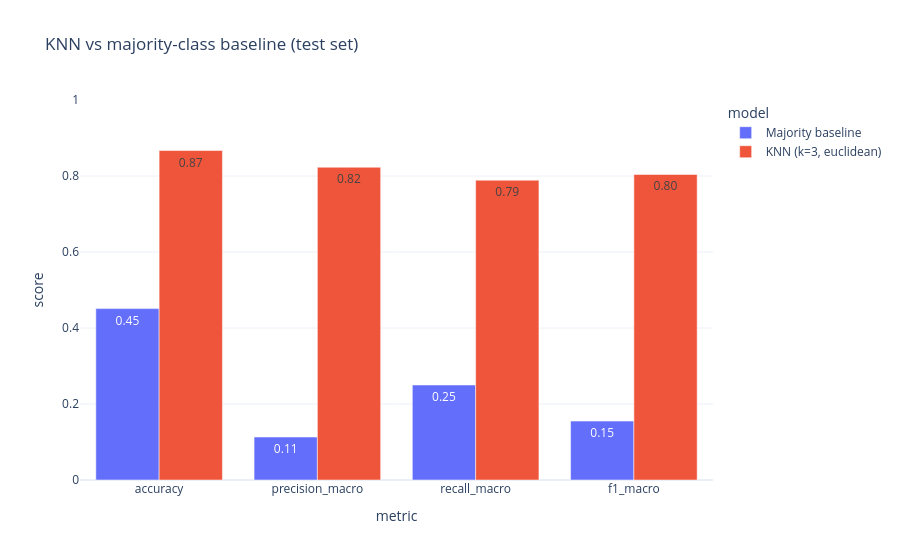

This figure's notebook cell:
### Markdown cell above
#### 3.2 Test-set performance

### Code cell
display(pipeline.results)
evaluator.plot_comparison(pipeline.results).show()

### Figure 1 — Plotly figure (JSON) as saved in the notebook; plotly's stock layout.template omitted (floating-point values rounded to 4 significant figures)
{"data": [{"alignmentgroup": "True", "hovertemplate": "model=Majority baseline<br>metric=%{x}<br>score=%{y}<extra></extra>", "legendgroup": "Majority baseline", "marker": {"color": "#636efa", "pattern": {"shape": ""}}, "name": "Majority baseline", "offsetgroup": "Majority baseline", "orientation": "v", "showlegend": true, "textposition": "auto", "texttemplate": "%{y:.2f}", "type": "bar", "x": ["accuracy", "precision_macro", "recall_macro", "f1_macro"], "xaxis": "x", "y": [0.451, 0.113, 0.25, 0.155], "yaxis": "y"}, {"alignmentgroup": "True", "hovertemplate": "model=KNN (k=3, euclidean)<br>metric=%{x}<br>score=%{y}<extra></extra>", "legendgroup": "KNN (k=3, euclidean)", "marker": {"color": "#EF553B", "pattern": {"shape": ""}}, "name": "KNN (k=3, euclidean)", "offsetgroup": "KNN (k=3, euclidean)", "orientation": "v", "showlegend": true, "textposition": "auto", "texttemplate": "%{y:.2f}", "type": "bar", "x": ["accuracy", "precision_macro", "recall_macro", "f1_macro"], "xaxis": "x", "y": [0.867, 0.823, 0.789, 0.804], "yaxis": "y"}], "layout": {"barmode": "group", "legend": {"title": {"text": "model"}, "tracegroupgap": 0}, "title": {"text": "KNN vs majority-class baseline (test set)"}, "xaxis": {"anchor": "y", "domain": [0, 1], "title": {"text": "metric"}}, "yaxis": {"anchor": "x", "domain": [0, 1], "range": [0, 1], "title": {"text": "score"}}}}
